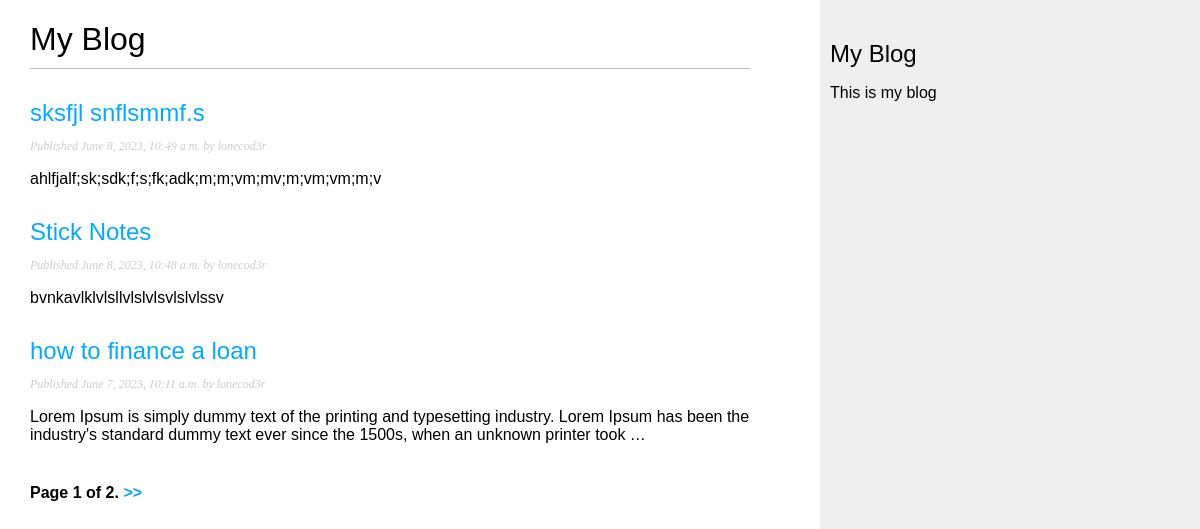
Screenshot of /blog/ with the database file from the repository.
### blog/models.py (models this page shows, shortened)
class Post(models.Model):
    class Status(models.TextChoices):
        DRAFT = 'DF', 'Draft'
        PUBLISHED = 'PB', 'Published'
    title = models.CharField(max_length=250)
    slug = models.SlugField(max_length=250,
                            unique_for_date='publish')
    author = models.ForeignKey(User,on_delete = models.CASCADE,
                                related_name = 'blog_posts')
    body = models.TextField()
    publish = models.DateTimeField(default=timezone.now)
    created = models.DateTimeField(auto_now_add=True)
    updated = models.DateTimeField(auto_now=True)
    status = models.CharField(max_length=2,
                                choices = Status.choices,
                                default= Status.DRAFT)
    objects = models.Manager() #the default manager
    published = PublishedManager() #custom manager
    class Meta:
        ordering = ['-publish']
        indexes = [
            models.Index(fields=['-publish']),
        ]
    def get_absolute_url(self):
        return reverse('blog:post_detail',
                       args=[self.publish.year,
                             self.publish.month,
                             self.publish.day,
                             self.slug])

### blog/views.py (the view)
# urls.py: path('', views.PostListView.as_view(), name='post_list'),
class PostListView(ListView):
    queryset = Post.published.all()
    context_object_name = "posts"
    paginate_by = 3
    template_name = "blog/post/list.html"

### blog/templates/blog/post/list.html (shortened to what this page needs)
{% extends "blog/base.html" %}
{% block content %}
<h1>My Blog</h1>
    {% for post in posts %}
    <h2>
        <a href="{{ post.get_absolute_url }}">
            {{ post.title }}
        </a>
    </h2>
    <p class="date">
        Published {{ post.publish }} by {{ post.author }}
    </p>
    {{ post.body|truncatewords:30|linebreaks }}
    {% endfor %}
    {% include "pagination.html" with page=page_obj %}
{% endblock %}

### blog/static/css/blog.css (style rules this page uses)
body { margin:0; padding:0; font-family:helvetica, sans-serif; }
a { color:#00abff; text-decoration:none; }
h1 { font-weight:normal; border-bottom:1px solid #bbb; padding:0 0 10px 0; }
h2 { font-weight:normal; margin:30px 0 0; }
p.date { color:#ccc; font-family: georgia, serif; font-size: 12px; font-style: italic; }

### rows the page displays
Post: title "sksfjl snflsmmf.s", publish "June 8, 2023, 10:49 a.m.", author "lonecod3r", body "ahlfjalf;sk;sdk;f;s;fk;adk;m;m;vm;mv;m;vm;vm;m;v"
Post: title "Stick Notes", publish "June 8, 2023, 10:48 a.m.", author "lonecod3r", body "bvnkavlklvlsllvlslvlsvlslvlssv"
Post: title "how to finance a loan", publish "June 7, 2023, 10:11 a.m.", author "lonecod3r", body "Lorem Ipsum is simply dummy text of the printing and typesetting industry. Lorem Ipsum has been the industry's standard dummy text ever since the 1500s, when an unknown printer took …"

### other values shown
{{ page.number }} "1"
{{ page.paginator.num_pages }} "2"
